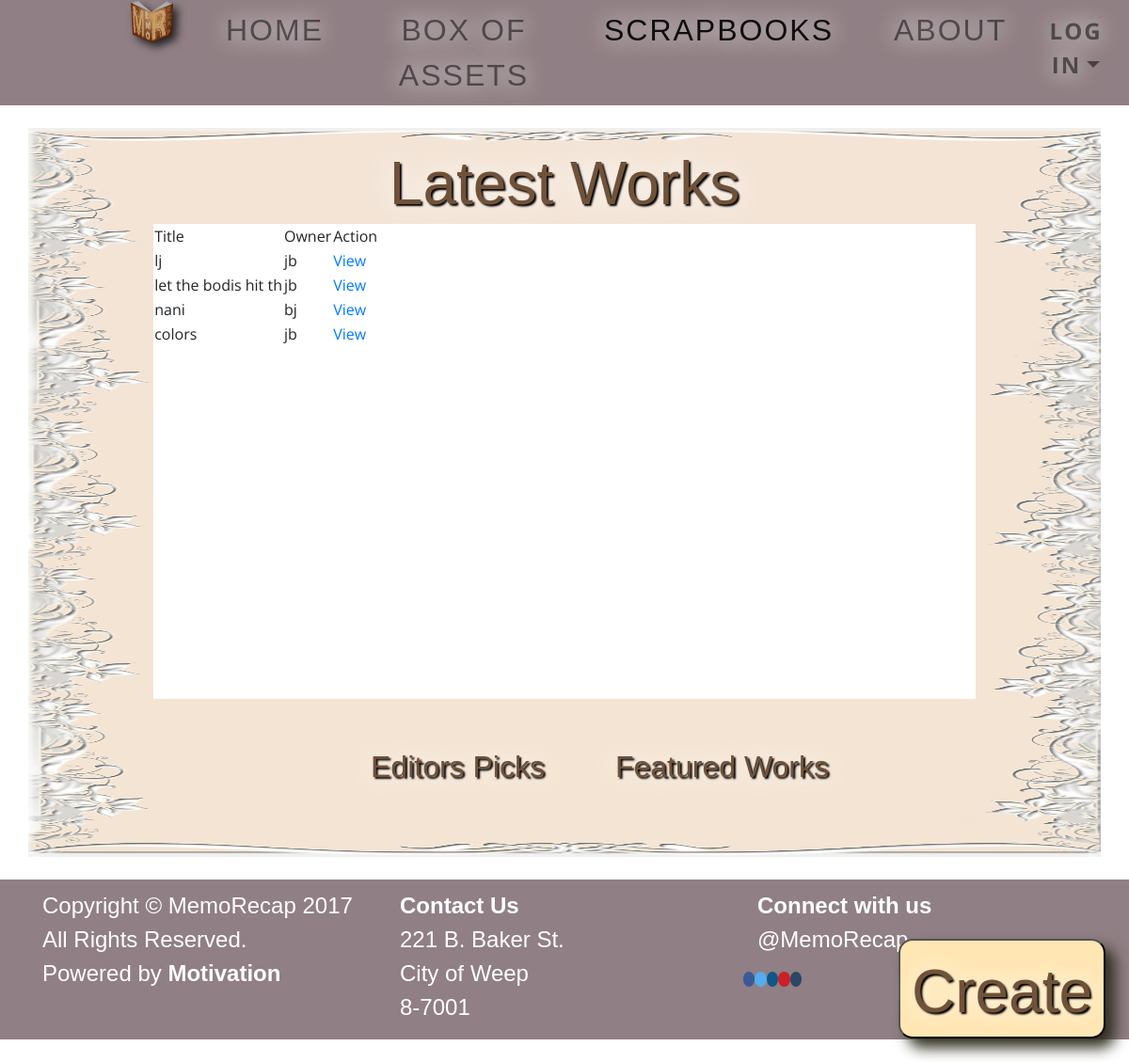
The app's page /Scrapbooks/Latest_Works with its own data.
### tables this page shows
CREATE TABLE IF NOT EXISTS `scrapbooks` (
  `scrapbook_id` varchar(4) NOT NULL,
  `username` varchar(20) NOT NULL,
  `name` varchar(20) NOT NULL,
  `privacy` varchar(8) NOT NULL,
  `view_counter` int(5) NOT NULL,
  `json` longtext NOT NULL,
  PRIMARY KEY (`scrapbook_id`)
);

### application/controllers/MemoRecap.php (called while the page is built, shortened)
<?php
class MemoRecap extends CI_Controller {
	public function Scrapbooks($gallery = null){
		switch($gallery){
			case "Latest_Works":
				$data['lw'] = $this->scrapbook->getLatestWorks();
				break;
		}
	}
}

### index.php (called while the page is built, shortened)
<?php
require_once BASEPATH.'core/CodeIgniter.php';

### application/models/Scrapbook_model.php (the view, shortened to what this page needs)
<?php
	class Scrapbook_model extends CI_Model{
		public function getLatestWorks(){
			$sbHTML = '<table><thead><tr><td>Title</td><td>Owner</td><td>Action</td></thead><tbody>';
			$query = $this->db->query("SELECT * FROM scrapbooks WHERE privacy = 'public' order by scrapbook_id DESC");
			foreach($query->result_array() as $row){
				$sbHTML .= '
					<tr><td>'.$row["name"].'</td><td>'.$row['username'].'</td><td><a href = "'.base_url('view/'.$row["scrapbook_id"]).'">View</a></td></tr>
				';
			}
			return $sbHTML.'</tbody></table>';
		}
	}
?>

### css/memstyle.css (style rules this page uses)
body { font-family: "Open Sans", Helvetica, Arial, sans-serif; background: url('images/WALLPAPER.jpg') no-repeat center center fixed; -webkit-background-size: cover; -moz-background-size: cover; background-size: cover; background-attachment: fixed; -o-background-size: cover; }
body, html { background-color: #fff; padding: 0; }

### records on screen
scrapbooks: name "lj", username "jb"
scrapbooks: name "let the bodis hit th", username "jb"
scrapbooks: name "nani", username "bj"
scrapbooks: name "colors", username "jb"
